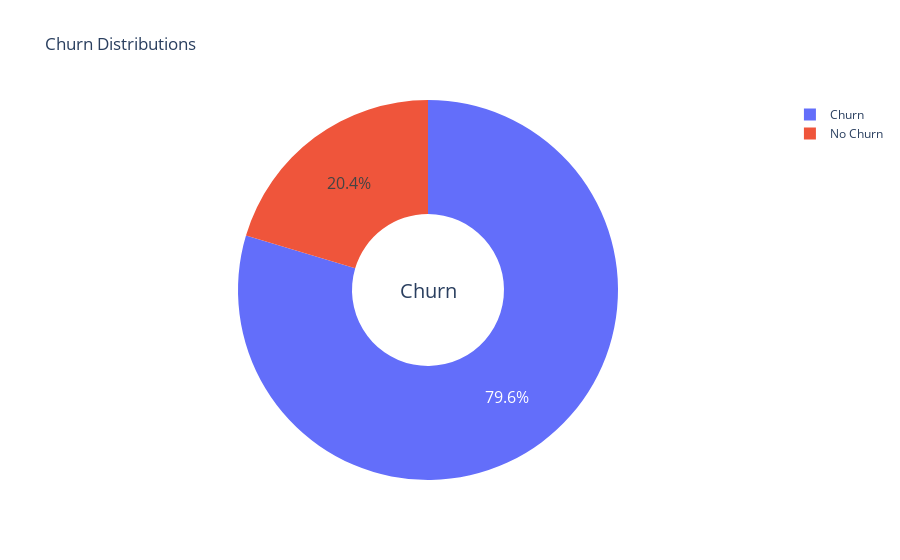

The notebook cell this image was saved under:
### Code cell
type_ = ["Churn", "No Churn"]
fig = make_subplots(rows=1, cols=1)

fig.add_trace(go.Pie(labels=type_, values=data['Exited'].value_counts(), name="Exited"))

# Use `hole` to create a donut-like pie chart
fig.update_traces(hole=.4, hoverinfo="label+percent+name", textfont_size=16)

fig.update_layout(
    title_text="Churn Distributions",
    # Add annotations in the center of the donut pies.
    annotations=[dict(text='Churn', x=0.5, y=0.5, font_size=20, showarrow=False)])
fig.show()

### Figure 1 — Plotly figure (JSON) as saved in the notebook; plotly's stock layout.template omitted (floating-point values rounded to 4 significant figures)
{"data": [{"hole": 0.4, "hoverinfo": "label+percent+name", "labels": ["Churn", "No Churn"], "name": "Exited", "textfont": {"size": 16}, "type": "pie", "values": [7963, 2037]}], "layout": {"annotations": [{"font": {"size": 20}, "showarrow": false, "text": "Churn", "x": 0.5, "y": 0.5}], "title": {"text": "Churn Distributions"}, "xaxis": {"anchor": "y", "domain": [0, 1]}, "yaxis": {"anchor": "x", "domain": [0, 1]}}}
